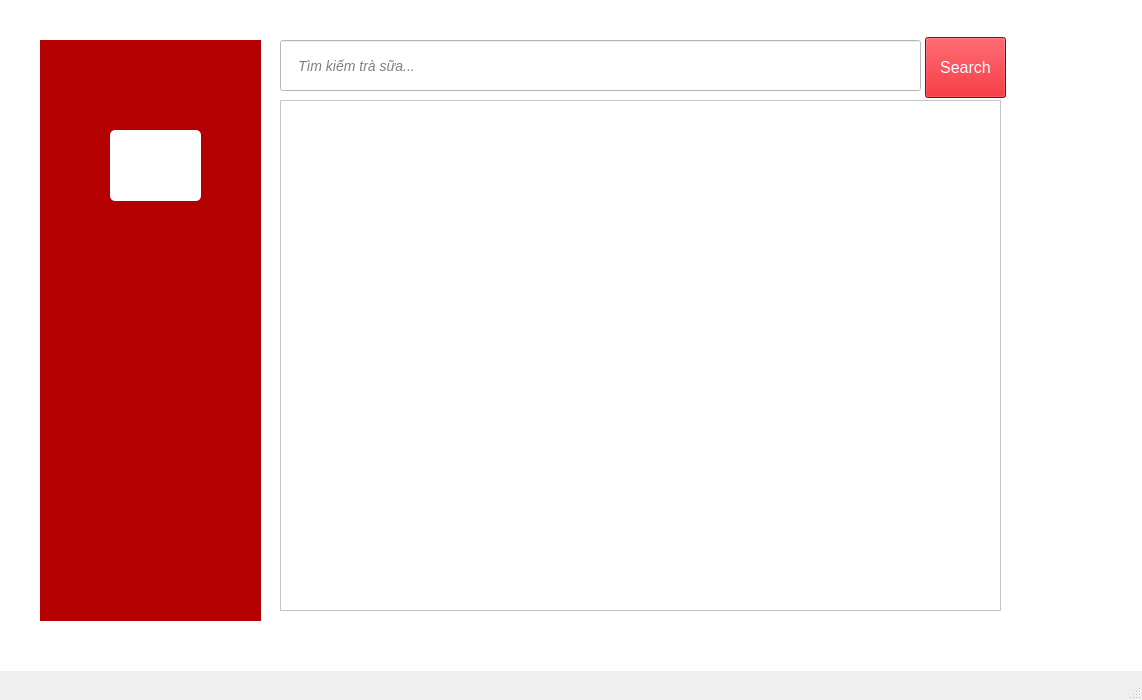
<?xml version="1.0" encoding="UTF-8"?>
<ui version="4.0">
 <class>MainWindow</class>
 <widget class="QMainWindow" name="MainWindow">
  <property name="geometry">
   <rect>
    <x>0</x>
    <y>0</y>
    <width>1142</width>
    <height>700</height>
   </rect>
  </property>
  <property name="minimumSize">
   <size>
    <width>1000</width>
    <height>700</height>
   </size>
  </property>
  <property name="windowTitle">
   <string>MainWindow</string>
  </property>
  <widget class="QWidget" name="centralwidget">
   <widget class="QListWidget" name="list_widget">
    <property name="geometry">
     <rect>
      <x>280</x>
      <y>100</y>
      <width>721</width>
      <height>511</height>
     </rect>
    </property>
    <property name="styleSheet">
     <string notr="true">background: #ffffff;
color: black;</string>
    </property>
   </widget>
   <widget class="QLabel" name="label">
    <property name="geometry">
     <rect>
      <x>-40</x>
      <y>-10</y>
      <width>1271</width>
      <height>681</height>
     </rect>
    </property>
    <property name="styleSheet">
     <string notr="true">background: #ffffff;</string>
    </property>
    <property name="text">
     <string/>
    </property>
   </widget>
   <widget class="QLineEdit" name="lineEdit">
    <property name="geometry">
     <rect>
      <x>280</x>
      <y>40</y>
      <width>641</width>
      <height>51</height>
     </rect>
    </property>
    <property name="styleSheet">
     <string notr="true">font-size: 14px;
padding-left: 15px;
font-style: italic;
background: #ffffff;
color: black;</string>
    </property>
    <property name="placeholderText">
     <string>Tìm kiếm trà sữa...</string>
    </property>
   </widget>
   <widget class="QPushButton" name="pushButton">
    <property name="geometry">
     <rect>
      <x>925</x>
      <y>37</y>
      <width>81</width>
      <height>61</height>
     </rect>
    </property>
    <property name="styleSheet">
     <string notr="true">background: rgb(215, 0, 9);
color: #ffffff;
font-size: 16px;</string>
    </property>
    <property name="text">
     <string>Search</string>
    </property>
   </widget>
   <widget class="QLabel" name="label_2">
    <property name="geometry">
     <rect>
      <x>40</x>
      <y>40</y>
      <width>221</width>
      <height>581</height>
     </rect>
    </property>
    <property name="styleSheet">
     <string notr="true">background: rgb(180, 0, 0)</string>
    </property>
    <property name="text">
     <string/>
    </property>
   </widget>
   <widget class="QLabel" name="label_3">
    <property name="geometry">
     <rect>
      <x>60</x>
      <y>50</y>
      <width>190</width>
      <height>60</height>
     </rect>
    </property>
    <property name="minimumSize">
     <size>
      <width>100</width>
      <height>0</height>
     </size>
    </property>
    <property name="maximumSize">
     <size>
      <width>190</width>
      <height>60</height>
     </size>
    </property>
    <property name="text">
     <string/>
    </property>
    <property name="pixmap">
     <pixmap>../images/images.png</pixmap>
    </property>
    <property name="scaledContents">
     <bool>true</bool>
    </property>
   </widget>
   <widget class="QPushButton" name="btn_cart">
    <property name="geometry">
     <rect>
      <x>110</x>
      <y>130</y>
      <width>91</width>
      <height>71</height>
     </rect>
    </property>
    <property name="styleSheet">
     <string notr="true">background: #ffffff;
border-radius: 5px;</string>
    </property>
    <property name="text">
     <string/>
    </property>
    <property name="icon">
     <iconset>
      <normaloff>../../../../../../../Downloads/haizz.png</normaloff>../../../../../../../Downloads/haizz.png</iconset>
    </property>
    <property name="iconSize">
     <size>
      <width>50</width>
      <height>50</height>
     </size>
    </property>
   </widget>
   <zorder>label</zorder>
   <zorder>list_widget</zorder>
   <zorder>lineEdit</zorder>
   <zorder>pushButton</zorder>
   <zorder>label_2</zorder>
   <zorder>label_3</zorder>
   <zorder>btn_cart</zorder>
  </widget>
  <widget class="QMenuBar" name="menubar">
   <property name="geometry">
    <rect>
     <x>0</x>
     <y>0</y>
     <width>1142</width>
     <height>24</height>
    </rect>
   </property>
  </widget>
  <widget class="QStatusBar" name="statusbar"/>
 </widget>
 <resources/>
 <connections/>
</ui>
